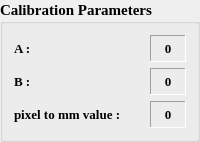
                               <widget class="QGroupBox" name="groupBox_15">
                                <property name="minimumSize">
                                 <size>
                                  <width>0</width>
                                  <height>0</height>
                                 </size>
                                </property>
                                <property name="maximumSize">
                                 <size>
                                  <width>16777215</width>
                                  <height>16777215</height>
                                 </size>
                                </property>
                                <property name="font">
                                 <font>
                                  <family>Times New Roman</family>
                                  <pointsize>11</pointsize>
                                  <weight>75</weight>
                                  <bold>true</bold>
                                 </font>
                                </property>
                                <property name="toolTip">
                                 <string>Calib Parameters</string>
                                </property>
                                <property name="locale">
                                 <locale language="English" country="UnitedStates"/>
                                </property>
                                <property name="title">
                                 <string>Calibration Parameters</string>
                                </property>
                                <layout class="QGridLayout" name="gridLayout_5">
                                 <item row="5" column="0" colspan="2">
                                  <layout class="QHBoxLayout" name="horizontalLayout_48">
                                   <item>
                                    <widget class="QLabel" name="label_17">
                                     <property name="minimumSize">
                                      <size>
                                       <width>130</width>
                                       <height>20</height>
                                      </size>
                                     </property>
                                     <property name="maximumSize">
                                      <size>
                                       <width>100</width>
                                       <height>20</height>
                                      </size>
                                     </property>
                                     <property name="font">
                                      <font>
                                       <pointsize>10</pointsize>
                                       <weight>75</weight>
                                       <bold>true</bold>
                                      </font>
                                     </property>
                                     <property name="text">
                                      <string>A :</string>
                                     </property>
                                    </widget>
                                   </item>
                                   <item>
                                    <widget class="QLabel" name="label_calibA">
                                     <property name="minimumSize">
                                      <size>
                                       <width>0</width>
                                       <height>27</height>
                                      </size>
                                     </property>
                                     <property name="maximumSize">
                                      <size>
                                       <width>120</width>
                                       <height>16777215</height>
                                      </size>
                                     </property>
                                     <property name="font">
                                      <font>
                                       <pointsize>10</pointsize>
                                       <weight>75</weight>
                                       <bold>true</bold>
                                      </font>
                                     </property>
                                     <property name="toolTip">
                                      <string>A parameters</string>
                                     </property>
                                     <property name="locale">
                                      <locale language="English" country="UnitedStates"/>
                                     </property>
                                     <property name="frameShape">
                                      <enum>QFrame::Panel</enum>
                                     </property>
                                     <property name="frameShadow">
                                      <enum>QFrame::Sunken</enum>
                                     </property>
                                     <property name="text">
                                      <string>0</string>
                                     </property>
                                     <property name="alignment">
                                      <set>Qt::AlignCenter</set>
                                     </property>
                                    </widget>
                                   </item>
                                  </layout>
                                 </item>
                                 <item row="7" column="0" colspan="2">
                                  <layout class="QHBoxLayout" name="horizontalLayout_50">
                                   <item>
                                    <widget class="QLabel" name="label_22">
                                     <property name="minimumSize">
                                      <size>
                                       <width>130</width>
                                       <height>20</height>
                                      </size>
                                     </property>
                                     <property name="maximumSize">
                                      <size>
                                       <width>130</width>
                                       <height>20</height>
                                      </size>
                                     </property>
                                     <property name="font">
                                      <font>
                                       <pointsize>10</pointsize>
                                       <weight>75</weight>
                                       <bold>true</bold>
                                      </font>
                                     </property>
                                     <property name="text">
                                      <string>pixel to mm value :</string>
                                     </property>
                                    </widget>
                                   </item>
                                   <item>
                                    <widget class="QLabel" name="label_pxvalue">
                                     <property name="minimumSize">
                                      <size>
                                       <width>0</width>
                                       <height>27</height>
                                      </size>
                                     </property>
                                     <property name="maximumSize">
                                      <size>
                                       <width>120</width>
                                       <height>16777215</height>
                                      </size>
                                     </property>
                                     <property name="font">
                                      <font>
                                       <pointsize>10</pointsize>
                                       <weight>75</weight>
                                       <bold>true</bold>
                                      </font>
                                     </property>
                                     <property name="toolTip">
                                      <string>px2mm parameters</string>
                                     </property>
                                     <property name="locale">
                                      <locale language="English" country="UnitedStates"/>
                                     </property>
                                     <property name="frameShape">
                                      <enum>QFrame::Panel</enum>
                                     </property>
                                     <property name="frameShadow">
                                      <enum>QFrame::Sunken</enum>
                                     </property>
                                     <property name="text">
                                      <string>0</string>
                                     </property>
                                     <property name="alignment">
                                      <set>Qt::AlignCenter</set>
                                     </property>
                                    </widget>
                                   </item>
                                  </layout>
                                 </item>
                                 <item row="6" column="0" colspan="2">
                                  <layout class="QHBoxLayout" name="horizontalLayout_49">
                                   <item>
                                    <widget class="QLabel" name="label_21">
                                     <property name="minimumSize">
                                      <size>
                                       <width>130</width>
                                       <height>20</height>
                                      </size>
                                     </property>
                                     <property name="maximumSize">
                                      <size>
                                       <width>100</width>
                                       <height>20</height>
                                      </size>
                                     </property>
                                     <property name="font">
                                      <font>
                                       <pointsize>10</pointsize>
                                       <weight>75</weight>
                                       <bold>true</bold>
                                      </font>
                                     </property>
                                     <property name="text">
                                      <string>B :</string>
                                     </property>
                                    </widget>
                                   </item>
                                   <item>
                                    <widget class="QLabel" name="label_calibB">
                                     <property name="minimumSize">
                                      <size>
                                       <width>0</width>
                                       <height>27</height>
                                      </size>
                                     </property>
                                     <property name="maximumSize">
                                      <size>
                                       <width>120</width>
                                       <height>16777215</height>
                                      </size>
                                     </property>
                                     <property name="font">
                                      <font>
                                       <pointsize>10</pointsize>
                                       <weight>75</weight>
                                       <bold>true</bold>
                                      </font>
                                     </property>
                                     <property name="toolTip">
                                      <string>B parameters</string>
                                     </property>
                                     <property name="locale">
                                      <locale language="English" country="UnitedStates"/>
                                     </property>
                                     <property name="frameShape">
                                      <enum>QFrame::Panel</enum>
                                     </property>
                                     <property name="frameShadow">
                                      <enum>QFrame::Sunken</enum>
                                     </property>
                                     <property name="text">
                                      <string>0</string>
                                     </property>
                                     <property name="alignment">
                                      <set>Qt::AlignCenter</set>
                                     </property>
                                    </widget>
                                   </item>
                                  </layout>
                                 </item>
                                </layout>
                               </widget>
